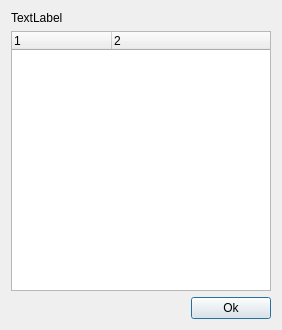
<?xml version="1.0" encoding="UTF-8"?>
<ui version="4.0">
 <class>AnalysisDlg</class>
 <widget class="QDialog" name="AnalysisDlg">
  <property name="geometry">
   <rect>
    <x>0</x>
    <y>0</y>
    <width>282</width>
    <height>330</height>
   </rect>
  </property>
  <property name="windowTitle">
   <string>Dialog</string>
  </property>
  <layout class="QGridLayout" name="gridLayout">
   <item row="0" column="0" colspan="2">
    <widget class="QLabel" name="RangeLabel">
     <property name="text">
      <string>TextLabel</string>
     </property>
    </widget>
   </item>
   <item row="2" column="0">
    <spacer name="horizontalSpacer">
     <property name="orientation">
      <enum>Qt::Horizontal</enum>
     </property>
     <property name="sizeHint" stdset="0">
      <size>
       <width>178</width>
       <height>20</height>
      </size>
     </property>
    </spacer>
   </item>
   <item row="2" column="1">
    <widget class="QPushButton" name="OkButton">
     <property name="text">
      <string>Ok</string>
     </property>
    </widget>
   </item>
   <item row="1" column="0" colspan="2">
    <widget class="QTreeWidget" name="DataWidget">
     <property name="indentation">
      <number>0</number>
     </property>
     <property name="rootIsDecorated">
      <bool>false</bool>
     </property>
     <property name="columnCount">
      <number>2</number>
     </property>
     <column>
      <property name="text">
       <string notr="true"/>
      </property>
     </column>
     <column>
      <property name="text">
       <string/>
      </property>
     </column>
    </widget>
   </item>
  </layout>
 </widget>
 <resources/>
 <connections>
  <connection>
   <sender>OkButton</sender>
   <signal>clicked()</signal>
   <receiver>AnalysisDlg</receiver>
   <slot>accept()</slot>
   <hints>
    <hint type="sourcelabel">
     <x>209</x>
     <y>308</y>
    </hint>
    <hint type="destinationlabel">
     <x>110</x>
     <y>306</y>
    </hint>
   </hints>
  </connection>
 </connections>
</ui>
